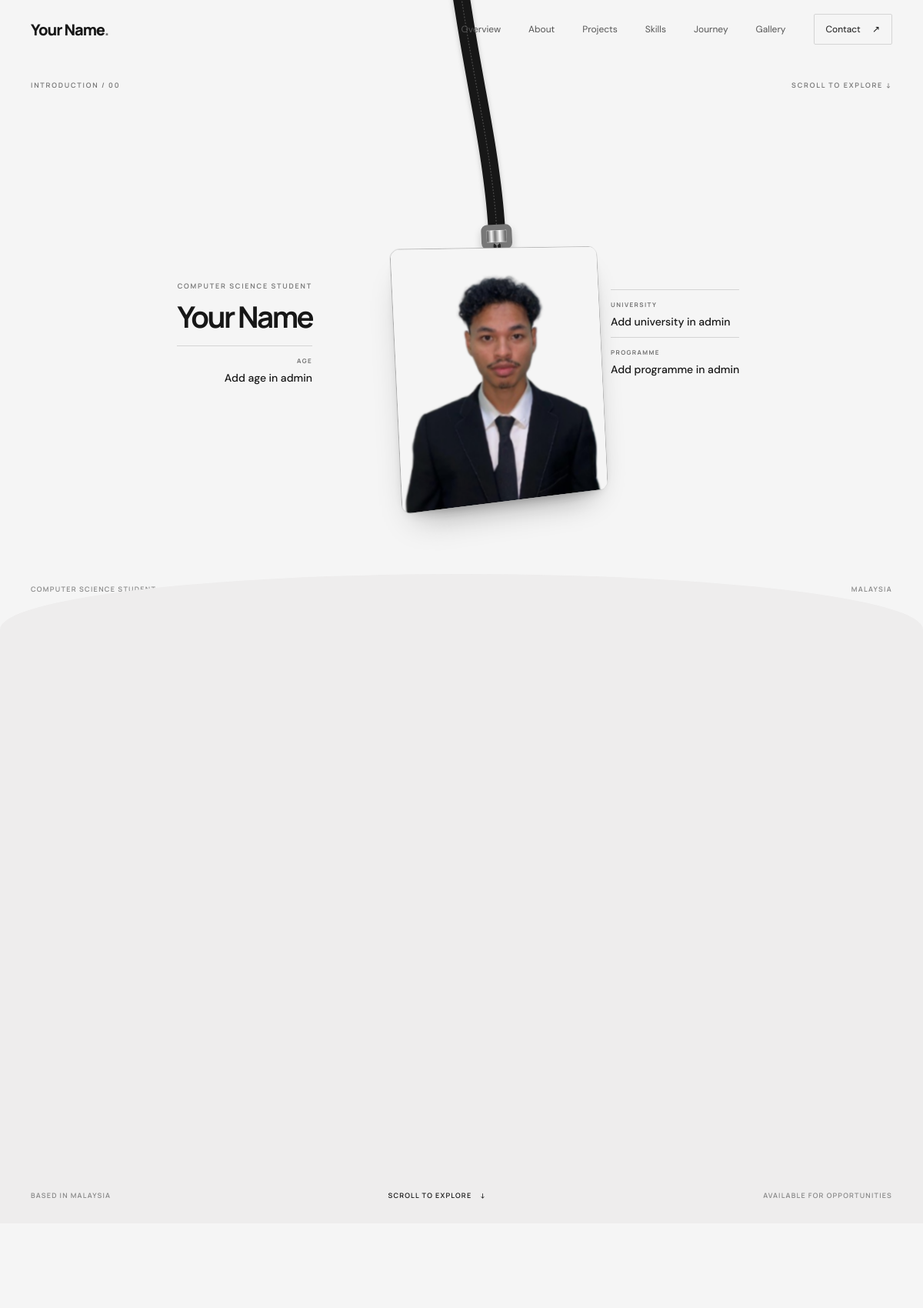
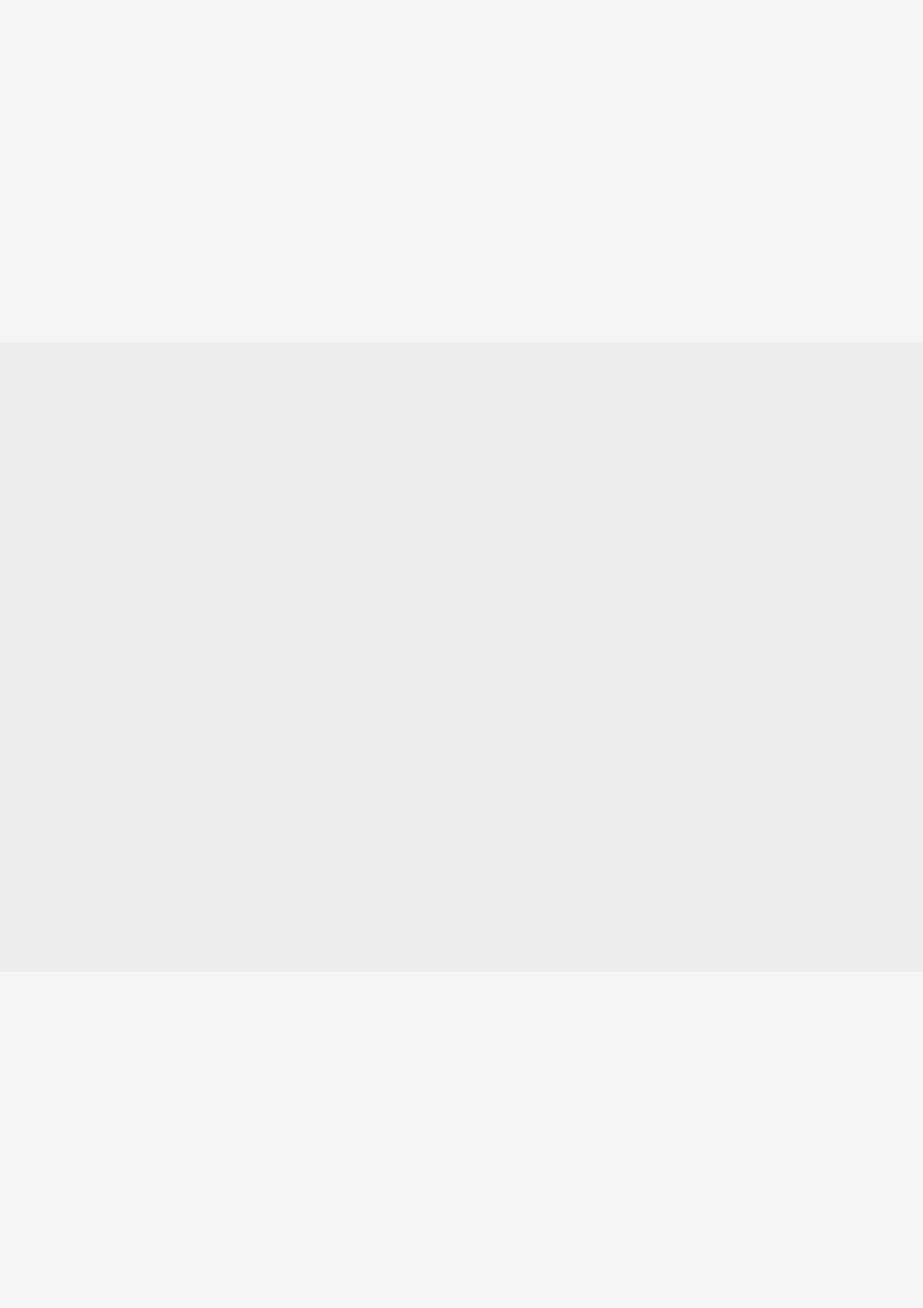
The page / (upper part) on the database its author committed (2 pictures, top to bottom).
### tables this page shows
CREATE TABLE IF NOT EXISTS profile(id INT UNSIGNED AUTO_INCREMENT PRIMARY KEY,name VARCHAR(120) NOT NULL DEFAULT 'Your Name',site_name VARCHAR(120) DEFAULT NULL,age VARCHAR(30),university VARCHAR(200),programme VARCHAR(200),portrait_url VARCHAR(500) DEFAULT 'assets/images/idris-portrait.png',hero_label VARCHAR(160) DEFAULT 'COMPUTER SCIENCE STUDENT',hero_title VARCHAR(255) DEFAULT 'Building thoughtful digital experiences.',intro TEXT,about_title VARCHAR(255) DEFAULT 'Design-minded. Systems-focused.',about TEXT,about_extra TEXT,skills_label VARCHAR(120) NOT NULL DEFAULT '03 — CAPABILITIES',skills_title VARCHAR(180) NOT NULL DEFAULT 'Learning by',skills_emphasis VARCHAR(120) NOT NULL DEFAULT 'making.',skills_intro TEXT,skills_empty_text VARCHAR(180) NOT NULL DEFAULT 'Skills to be added',gallery_title VARCHAR(180) NOT NULL DEFAULT 'A visual journal',gallery_intro TEXT,email VARCHAR(190),github_url VARCHAR(500),linkedin_url VARCHAR(500),instagram_url VARCHAR(500),resume_url VARCHAR(500),updated_at TIMESTAMP DEFAULT CURRENT_TIMESTAMP ON UPDATE CURRENT_TIMESTAMP);

### includes/bootstrap.php (called while the page is built, shortened)
<?php
function db(): PDO { static $pdo; if (!$pdo) { $host=getenv('DB_HOST') ?: '127.0.0.1'; $name=getenv('DB_NAME') ?: 'myportfolio_db'; $user=getenv('DB_USER') ?: 'root'; $pass=getenv('DB_PASS') ?: ''; $pdo=new PDO("mysql:host=$host;dbname=$name;charset=utf8mb4",$user,$pass,[PDO::ATTR_ERRMODE=>PDO::ERRMODE_EXCEPTION,PDO::ATTR_DEFAULT_FETCH_MODE=>PDO::FETCH_ASSOC]); } return $pdo; }
function e(?string $value): string { return htmlspecialchars($value ?? '', ENT_QUOTES | ENT_SUBSTITUTE, 'UTF-8'); }
function site_copy(string $key, string $fallback = ''): string {
    static $copy = null;
    if ($copy === null) {
        try { $copy = db()->query('SELECT content_key,content_value FROM site_content')->fetchAll(PDO::FETCH_KEY_PAIR); }
        catch (PDOException $exception) { $copy = []; }
    }
    return (string)($copy[$key] ?? $fallback);
}

### index.php (the view, shortened to what this page needs)
<?php
require __DIR__ . '/includes/bootstrap.php';
$profile = db()->query('SELECT * FROM profile LIMIT 1')->fetch() ?: [];
?><!doctype html><html lang="en"><head><link rel="stylesheet" href="css/style.css?v=admin-content-crud-2"><link rel="stylesheet" href="css/responsive.css?v=mobile-info-layout-1"></head><body>
<header class="site-header"><nav class="nav wrap" aria-label="Main navigation"><a class="wordmark" href="#home"><?= e((($profile['site_name'] ?? '') ?: (($profile['name'] ?? '') ?: 'Portfolio'))) ?><span>.</span></a><button class="menu-toggle" aria-expanded="false" aria-controls="nav-links" aria-label="Open navigation"><i></i><i></i></button><div class="nav-links" id="nav-links"><a href="#overview"><?= e(site_copy('nav_overview', 'Overview')) ?></a><a href="#about"><?= e(site_copy('nav_about', 'About')) ?></a><a href="#projects"><?= e(site_copy('nav_projects', 'Projects')) ?></a><a href="#skills"><?= e(site_copy('nav_skills', 'Skills')) ?></a><a href="#journey"><?= e(site_copy('nav_journey', 'Journey')) ?></a><a href="#gallery"><?= e(site_copy('nav_gallery', 'Gallery')) ?></a><a href="#contact" class="nav-contact"><?= e(site_copy('nav_contact', 'Contact')) ?> <span>↗︎</span></a></div></nav></header>
<main><div class="intro-overview-stage"><section class="lanyard-intro" id="home" aria-label="Personal introduction"><div class="intro-topline wrap"><span class="eyebrow"><?= e(site_copy('intro_kicker', 'INTRODUCTION / 00')) ?></span><span class="eyebrow"><?= e(site_copy('intro_scroll', 'SCROLL TO EXPLORE ↓')) ?></span></div><div class="intro-layout">
<aside class="intro-details intro-details-left" data-reveal><p class="eyebrow"><?= e(site_copy('intro_student', 'COMPUTER SCIENCE STUDENT')) ?></p><h1><?= e(($profile['name'] ?? '') ?: 'Your Name') ?></h1><div class="intro-fact"><span><?= e(site_copy('intro_age_label', 'AGE')) ?></span><strong><?= e(($profile['age'] ?? '') ?: 'Add age in admin') ?></strong></div></aside>
<div class="lanyard-scene lp-scene" data-reveal><svg class="lp-strap" aria-hidden="true"><path class="lp-strap-band"/><path class="lp-strap-stitch"/></svg><div class="lp-hook" aria-hidden="true"><i></i></div><div class="lanyard-badge lp-card" tabindex="0" aria-label="Interactive lanyard. Drag and release the badge to swing it, or use the left and right arrow keys."><div class="badge-card"><div class="badge-face badge-face-front"><img class="badge-portrait" src="<?= e(($profile['portrait_url'] ?? '') ?: 'assets/images/idris-portrait.png') ?>" alt="Portrait of <?= e(($profile['name'] ?? '') ?: 'portfolio owner') ?>" draggable="false"></div><div class="badge-face badge-face-back" aria-hidden="true"><img src="<?= e(site_copy('badge_back_image_url') ?: 'assets/images/umpsa-logo-back.png') ?>" alt="" draggable="false"></div></div></div></div>
<aside class="intro-details intro-details-right" data-reveal><div class="intro-fact"><span><?= e(site_copy('intro_university_label', 'UNIVERSITY')) ?></span><strong><?= e(($profile['university'] ?? '') ?: 'Add university in admin') ?></strong></div><div class="intro-fact"><span><?= e(site_copy('intro_programme_label', 'PROGRAMME')) ?></span><strong><?= e(($profile['programme'] ?? '') ?: 'Add programme in admin') ?></strong></div></aside>
</div><div class="intro-bottomline wrap"><span><?= e(site_copy('intro_student', 'COMPUTER SCIENCE STUDENT')) ?></span><a href="#overview"> <span></span></a><span><?= e(site_copy('intro_location', 'MALAYSIA')) ?></span></div></section><section class="hero wrap" id="overview"><div class="hero-bottom"><span><?= e(site_copy('hero_bottom_location', 'BASED IN MALAYSIA')) ?></span><a href="#about"><?= e(site_copy('intro_scroll', 'SCROLL TO EXPLORE')) ?> <span>↓</span></a><span><?= e(site_copy('hero_bottom_availability', 'AVAILABLE FOR OPPORTUNITIES')) ?></span></div></section>
</div><section class="section wrap" id="about"></section>
<section class="projects-section" id="projects"><div class="wrap">
</div></section>
<section class="section skills-section" id="skills"><div class="wrap"><div class="skills-grid"><div class="skills-track"></div></div></div></section>
</main></body></html>

### css/responsive.css (style rules this page uses)
html,body { overflow-x:clip }
@media (min-width:641px) { .projects-section { padding:clamp(48px,7vh,78px) 0 clamp(40px,6vh,60px) } }

### rows shown on the page
profile: name "Your Name", age "Add age in admin", portrait_url (picture), university "Add university in admin", programme "Add programme in admin"

### other values the page prints
site_copy('nav_overview', 'Overview') "Overview"
site_copy('nav_about', 'About') "About"
site_copy('nav_projects', 'Projects') "Projects"
site_copy('nav_skills', 'Skills') "Skills"
site_copy('nav_journey', 'Journey') "Journey"
site_copy('nav_gallery', 'Gallery') "Gallery"
site_copy('nav_contact', 'Contact') "Contact"
site_copy('intro_kicker', 'INTRODUCTION / 00') "INTRODUCTION / 00"
site_copy('intro_scroll', 'SCROLL TO EXPLORE ↓') "SCROLL TO EXPLORE ↓"
site_copy('intro_student', 'COMPUTER SCIENCE STUDENT') "COMPUTER SCIENCE STUDENT"
site_copy('intro_age_label', 'AGE') "AGE"
site_copy('intro_university_label', 'UNIVERSITY') "UNIVERSITY"
site_copy('intro_programme_label', 'PROGRAMME') "PROGRAMME"
site_copy('intro_location', 'MALAYSIA') "MALAYSIA"
site_copy('hero_bottom_location', 'BASED IN MALAYSIA') "BASED IN MALAYSIA"
